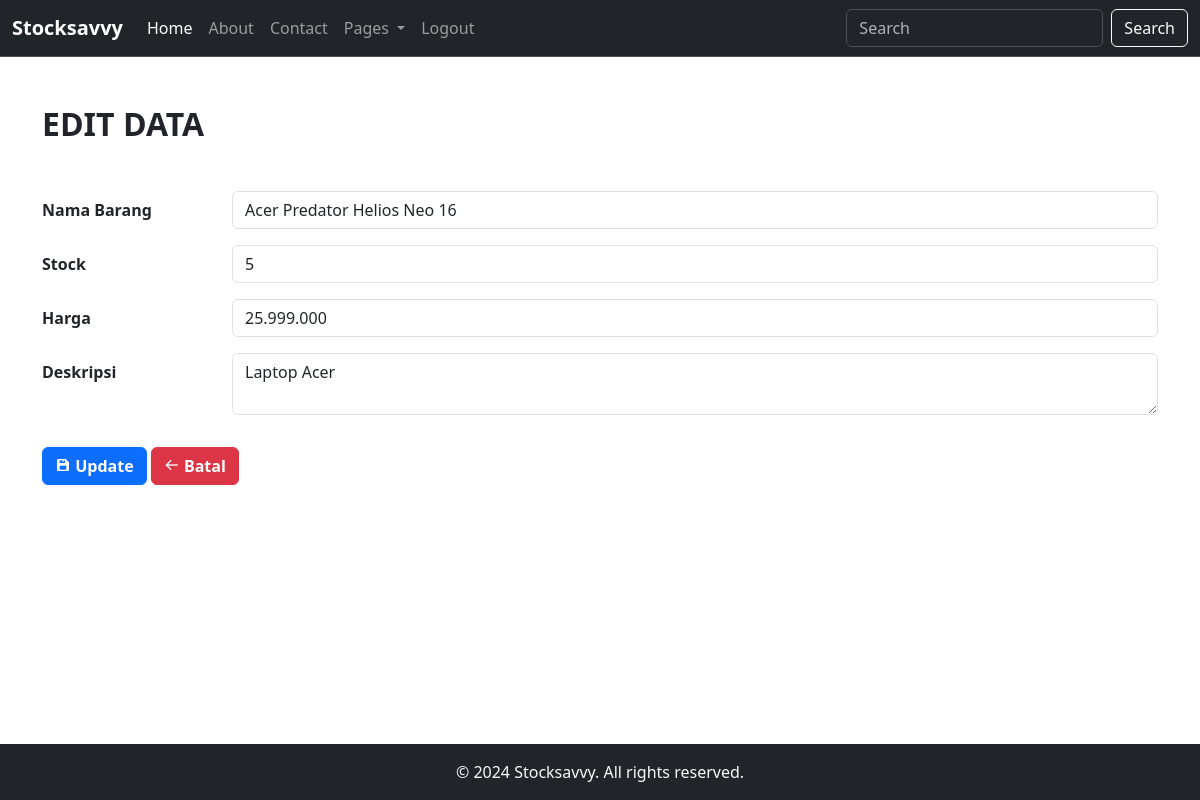
Page /edit.php?id=8&type=inventory&redirect=index.php (signed in) on the committed database.
### tables this page shows
CREATE TABLE `tb_inventory` (
  `id` int(11) NOT NULL,
  `nama_barang` varchar(50) NOT NULL,
  `stock` int(11) NOT NULL,
  `harga` varchar(25) NOT NULL,
  `deskripsi` varchar(50) NOT NULL
);

### edit.php (the view, shortened to what this page needs)
<?php
include 'koneksi.php';
if (isset($_GET['id']) && isset($_GET['type']) && isset($_GET['redirect'])) {
    $id = $_GET['id'];
    $type = $_GET['type'];
    $redirect = $_GET['redirect'];
    switch ($type) {
        case 'inventory':
            $sql = "SELECT * FROM tb_inventory WHERE id = $id";
            break;
    }
    $result = $conn->query($sql);
    if ($result->num_rows > 0) {
        $row = $result->fetch_assoc();
    } else {
        echo "Data tidak ditemukan";
        exit();
    }
}
?>
<!DOCTYPE html>
<html>
<head>
    <link href="css/bootstrap.min.css" rel="stylesheet">
    <link href='https://unpkg.com/boxicons@2.1.4/css/boxicons.min.css' rel='stylesheet'>
</head>
<body style="padding-bottom: 80px; overflow-x: hidden;">
    <nav class="navbar navbar-expand-lg bg-dark border-bottom border-body sticky-top" data-bs-theme="dark">
      <div class="container-fluid">
        <a class="navbar-brand fw-semibold" href="index.php">Stocksavvy</a>
        <div class="collapse navbar-collapse" id="navbarNavAltMarkup">
          <ul class="navbar-nav me-auto mb-2 mb-lg-0">
            <li class="nav-item">
              <a class="nav-link active" aria-current="page" href="index.php">Home</a>
            </li>
            <li class="nav-item">
              <a class="nav-link" href="about.php">About</a>
            </li>
            <li class="nav-item">
              <a class="nav-link" href="contact.php">Contact</a>
            </li>
            <li class="nav-item dropdown">
              <a class="nav-link dropdown-toggle" href="#" role="button" data-bs-toggle="dropdown" aria-expanded="false">
                Pages
              </a>
            </li>
            <li class="nav-item">
              <a class="nav-link" href="logout.php">Logout</a>
            </li>
          </ul>
          <form class="d-flex" role="search" action="index.php" method="GET">
              <input class="form-control me-2" type="search" placeholder="Search" aria-label="Search" name="keyword">
              <button class="btn btn-outline-light" type="submit">Search</button>
          </form>
        </div>
      </div>
    </nav>
    <div class="container mt-5">
        <h2 class="mt-5 fw-semibold">EDIT DATA</h2>
        <form method="POST" action="edit.php">
            <div class="mb-3 row mt-5">
                <label for="nama_barang" class="col-sm-2 col-form-label fw-semibold">Nama Barang</label>
                <div class="col-sm-10">
                    <input type="text" class="form-control" id="nama_barang" name="nama_barang" value="<?php echo $row['nama_barang']; ?>" required>
                </div>
            </div>
            <?php if ($type == 'inventory'): ?>
            <div class="mb-3 row">
                <label for="stock" class="col-sm-2 col-form-label fw-semibold">Stock</label>
                <div class="col-sm-10">
                    <input type="number" class="form-control" id="stock" name="stock" value="<?php echo $row['stock']; ?>" required>
                </div>
            </div>
            <div class="mb-3 row">
                <label for="harga" class="col-sm-2 col-form-label fw-semibold">Harga</label>
                <div class="col-sm-10">
                    <input type="text" class="form-control" id="harga" name="harga" value="<?php echo $row['harga']; ?>" required>
                </div>
            </div>
            <div class="mb-3 row">
                <label for="deskripsi" class="col-sm-2 col-form-label fw-semibold">Deskripsi</label>
                <div class="col-sm-10">
                    <textarea class="form-control" id="deskripsi" name="deskripsi" required><?php echo $row['deskripsi']; ?></textarea>
                </div>
            </div>
            <?php endif; ?>
            <button type="submit" class="btn btn-primary fw-semibold mt-3">
                <i class='bx bxs-save'></i>
                Update
            </button>
            <a href="<?php echo $redirect; ?>" class="btn btn-danger fw-semibold mt-3">
                <i class='bx bx-arrow-back'></i>
                Batal
            </a>
        </form>
    </div>
    <footer class="bg-dark text-light text-center py-3 fixed-bottom">
        <div class="container">
            <p class="mb-0">© 2024 Stocksavvy. All rights reserved.</p>
        </div>
    </footer>
</body>
</html>

### rows in the picture
tb_inventory: nama_barang "Acer Predator Helios Neo 16", stock "5", harga "25.999.000", deskripsi "Laptop Acer"
